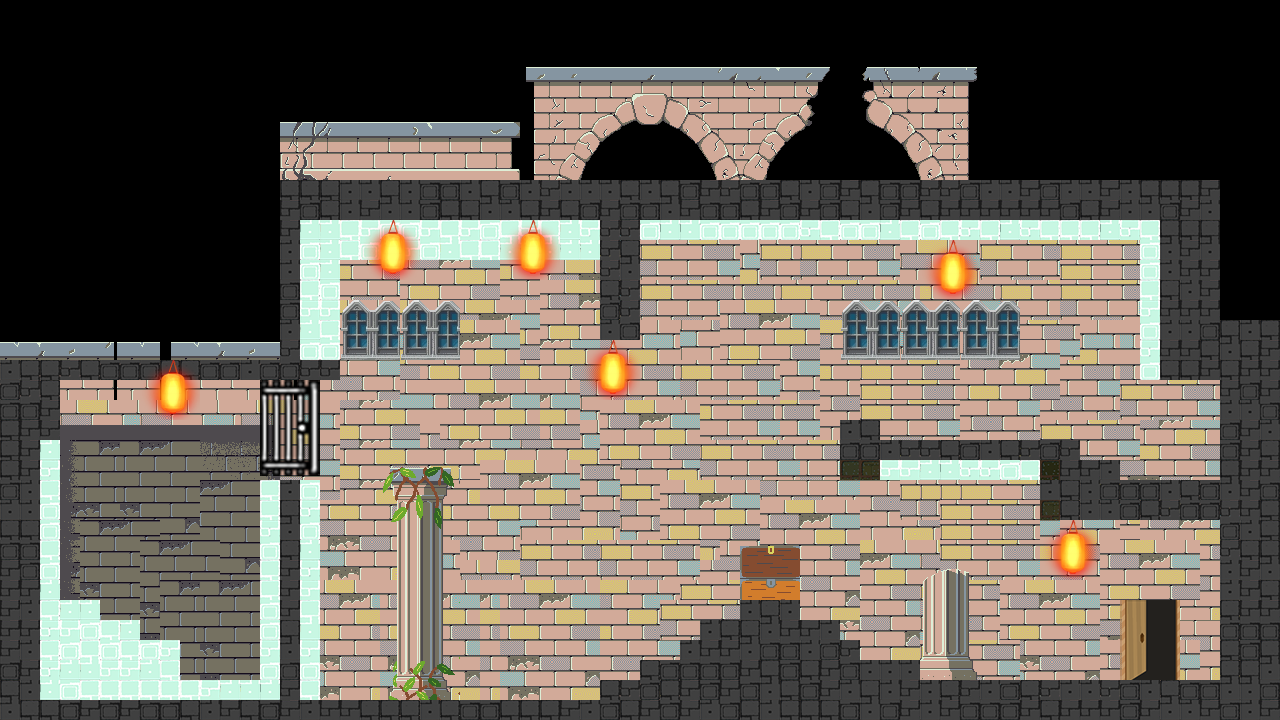

This game map was drawn from its Tiled (.tmx) file and the tilesets committed beside it. A one-line description and the trimmed map source follow:
An orthogonal 64x36 tile map with 20x20 px tiles, 8 tile layers (wall, prison, pillar, window, ...), 6 tilesets and 34 objects (19x wall, 12x barrier, InitialPos, npcPos, exitPos).

<map version="1.0" tiledversion="1.1.6" orientation="orthogonal" renderorder="right-down" width="64" height="36" tilewidth="20" tileheight="20" infinite="0" nextobjectid="35">
 <tileset firstgid="1" source="blocks.tsx" />
 <tileset firstgid="65" source="wall.tsx" />
 <tileset firstgid="4115" source="window.tsx" />
 <tileset firstgid="4124" source="light.tsx" />
 <tileset firstgid="4133" source="door.tsx" />
 <tileset firstgid="4160" source="cage.tsx" />
 <layer name="wall" width="64" height="36">
  <data>[2304 cells, 1413 non-empty, 291 distinct tile ids]</data>
 </layer>
 <layer name="prison" width="64" height="36">
  <data>[2304 cells, 132 non-empty, 53 distinct tile ids]</data>
 </layer>
 <layer name="pillar" width="64" height="36">
  <data>[2304 cells, 91 non-empty, 91 distinct tile ids]</data>
 </layer>
 <layer name="window" width="64" height="36">
  <data>[2304 cells, 45 non-empty, 9 distinct tile ids]</data>
 </layer>
 <layer name="door" width="64" height="36">
  <data>[2304 cells, 12 non-empty, 12 distinct tile ids]</data>
 </layer>
 <layer name="blocks" width="64" height="36">
  <data>[2304 cells, 567 non-empty, 9 distinct tile ids]</data>
 </layer>
 <layer name="light" width="64" height="36">
  <data>[2304 cells, 54 non-empty, 9 distinct tile ids]</data>
 </layer>
 <layer name="cage" width="64" height="36">
  <data>[2304 cells, 15 non-empty, 15 distinct tile ids]</data>
 </layer>
 <objectgroup name="Objects">
  <object id="1" name="InitialPos" x="219.5" y="630.5" width="1" height="1" />
  <object id="2" name="npcPos" x="84.375" y="570.875" width="1" height="1" />
  <object id="3" name="wall" x="0" y="359.5" width="40" height="360">
   <properties>
    <property name="wall" value="" />
   </properties>
  </object>
  <object id="4" name="wall" x="40.5" y="361" width="20" height="78">
   <properties>
    <property name="wall" value="" />
   </properties>
  </object>
  <object id="5" name="wall" x="281" y="480" width="18.5" height="220.5">
   <properties>
    <property name="wall" value="" />
   </properties>
  </object>
  <object id="6" name="wall" x="280" y="180" width="20.5" height="177">
   <properties>
    <property name="wall" value="" />
   </properties>
  </object>
  <object id="7" name="wall" x="301" y="180" width="920" height="41">
   <properties>
    <property name="wall" value="" />
   </properties>
  </object>
  <object id="8" name="wall" x="600" y="222" width="39" height="117">
   <properties>
    <property name="wall" value="" />
   </properties>
  </object>
  <object id="9" name="wall" x="1160" y="222" width="61" height="158">
   <properties>
    <property name="wall" value="" />
   </properties>
  </object>
  <object id="10" name="wall" x="1221" y="320" width="58" height="401">
   <properties>
    <property name="wall" value="" />
   </properties>
  </object>
  <object id="11" name="wall" x="840" y="422" width="41" height="58">
   <properties>
    <property name="wall" value="" />
   </properties>
  </object>
  <object id="12" name="wall" x="881" y="441" width="197" height="18">
   <properties>
    <property name="wall" value="" />
   </properties>
  </object>
  <object id="13" name="wall" x="1040" y="463" width="81" height="16">
   <properties>
    <property name="wall" value="" />
   </properties>
  </object>
  <object id="14" name="wall" x="1041" y="480" width="180" height="39">
   <properties>
    <property name="wall" value="" />
   </properties>
  </object>
  <object id="15" name="wall" x="40" y="700" width="1184" height="20">
   <properties>
    <property name="wall" value="" />
   </properties>
  </object>
  <object id="16" name="wall" x="600" y="680" width="620.667" height="18.6667">
   <properties>
    <property name="wall" value="" />
   </properties>
  </object>
  <object id="17" name="wall" x="640" y="661.333" width="279.333" height="16.6667">
   <properties>
    <property name="wall" value="" />
   </properties>
  </object>
  <object id="18" name="wall" x="680.667" y="639.333" width="178.667" height="22">
   <properties>
    <property name="wall" value="" />
   </properties>
  </object>
  <object id="19" name="wall" x="700" y="620" width="140.667" height="18.6667">
   <properties>
    <property name="wall" value="" />
   </properties>
  </object>
  <object id="20" name="wall" x="740.667" y="600" width="59.3333" height="19.3333">
   <properties>
    <property name="wall" value="" />
   </properties>
  </object>
  <object id="21" name="barrier" x="41.3333" y="440.667" width="20" height="257.333">
   <properties>
    <property name="barrier" value="" />
   </properties>
  </object>
  <object id="22" name="barrier" x="62.6667" y="679.333" width="216" height="19.3333">
   <properties>
    <property name="barrier" value="" />
   </properties>
  </object>
  <object id="23" name="barrier" x="259.333" y="481.333" width="19.3333" height="196">
   <properties>
    <property name="barrier" value="" />
   </properties>
  </object>
  <object id="24" name="barrier" x="61.3333" y="600" width="38" height="79.3333">
   <properties>
    <property name="barrier" value="" />
   </properties>
  </object>
  <object id="25" name="barrier" x="98.6667" y="618.667" width="41.3333" height="59.3333">
   <properties>
    <property name="barrier" value="" />
   </properties>
  </object>
  <object id="26" name="barrier" x="140.667" y="640.667" width="38.6667" height="38.6667">
   <properties>
    <property name="barrier" value="" />
   </properties>
  </object>
  <object id="27" name="barrier" x="298.667" y="480" width="22" height="220">
   <properties>
    <property name="barrier" value="" />
   </properties>
  </object>
  <object id="28" name="barrier" x="301.333" y="222.667" width="38" height="136.667">
   <properties>
    <property name="barrier" value="" />
   </properties>
  </object>
  <object id="29" name="barrier" x="340" y="223.333" width="260" height="36.6667">
   <properties>
    <property name="barrier" value="" />
   </properties>
  </object>
  <object id="30" name="barrier" x="640.667" y="222" width="519.333" height="17.3333">
   <properties>
    <property name="barrier" value="" />
   </properties>
  </object>
  <object id="31" name="barrier" x="1140" y="240.667" width="20.6667" height="139.333">
   <properties>
    <property name="barrier" value="" />
   </properties>
  </object>
  <object id="32" name="barrier" x="882" y="459.333" width="158" height="20.6667">
   <properties>
    <property name="barrier" value="" />
   </properties>
  </object>
  <object id="33" name="exitPos" x="1163" y="641" width="1" height="1" />
  <object id="34" name="wall" x="59.6667" y="360.333" width="279.667" height="19.3333">
   <properties>
    <property name="wall" value="" />
   </properties>
  </object>
 </objectgroup>
</map>
